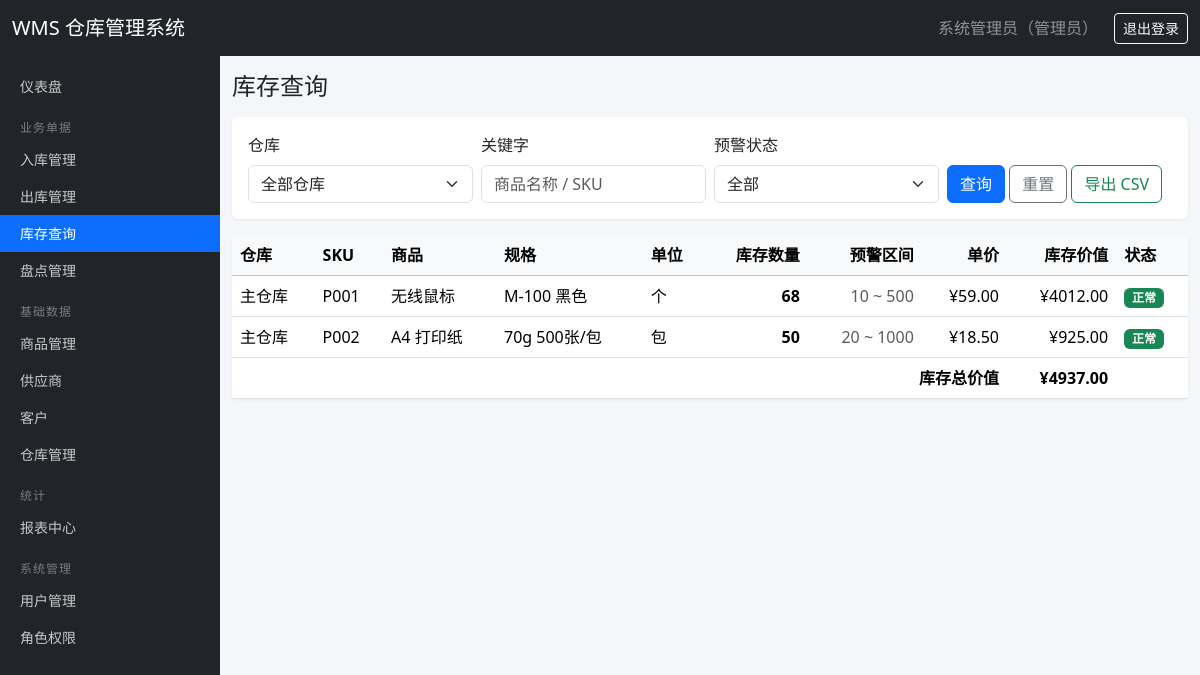
The page /inventory/ (signed in) on the database its author committed.
### tables this page shows
CREATE TABLE users (
    id INTEGER PRIMARY KEY AUTOINCREMENT,
    username TEXT UNIQUE NOT NULL,
    password_hash TEXT NOT NULL,
    real_name TEXT DEFAULT '',
    email TEXT DEFAULT '',
    phone TEXT DEFAULT '',
    is_active INTEGER DEFAULT 1,
    created_at TEXT DEFAULT (datetime('now', 'localtime'))
);

CREATE TABLE roles (
    id INTEGER PRIMARY KEY AUTOINCREMENT,
    name TEXT UNIQUE NOT NULL,
    description TEXT DEFAULT '',
    created_at TEXT DEFAULT (datetime('now', 'localtime'))
);

CREATE TABLE inventory (
    id INTEGER PRIMARY KEY AUTOINCREMENT,
    product_id INTEGER NOT NULL REFERENCES products(id),
    warehouse_id INTEGER NOT NULL REFERENCES warehouses(id),
    quantity INTEGER DEFAULT 0,
    UNIQUE (product_id, warehouse_id)
);

CREATE TABLE warehouses (
    id INTEGER PRIMARY KEY AUTOINCREMENT,
    name TEXT NOT NULL,
    location TEXT DEFAULT '',
    remark TEXT DEFAULT ''
);

CREATE TABLE products (
    id INTEGER PRIMARY KEY AUTOINCREMENT,
    sku TEXT UNIQUE NOT NULL,
    name TEXT NOT NULL,
    category_id INTEGER REFERENCES categories(id),
    spec TEXT DEFAULT '',
    unit TEXT DEFAULT '个',
    price REAL DEFAULT 0,
    warning_low INTEGER DEFAULT 0,
    warning_high INTEGER DEFAULT 999999
);

### routes/inventory.py (the view)
@bp.route('/')
@permission_required('inventory:view')
def index():
    wid = request.args.get('warehouse_id', '')
    kw = request.args.get('kw', '').strip()
    warn = request.args.get('warn', '')
    rows = _query(wid, kw, warn)
    warehouses = get_db().execute('SELECT * FROM warehouses ORDER BY id').fetchall()
    total_value = sum(r['total_value'] for r in rows)
    return render_template('inventory.html', rows=rows, warehouses=warehouses,
                           wid=wid, kw=kw, warn=warn, total_value=total_value)

### auth.py (called while the page is built)
def load_user_permissions(user_id):
    rows = get_db().execute(
        '''SELECT DISTINCT p.code FROM permissions p
           JOIN role_permissions rp ON rp.permission_id = p.id
           JOIN user_roles ur ON ur.role_id = rp.role_id
           WHERE ur.user_id = ?''', (user_id,)).fetchall()
    return {r['code'] for r in rows}

@login_manager.user_loader
def load_user(user_id):
    row = get_db().execute('SELECT * FROM users WHERE id = ?', (user_id,)).fetchone()
    if row is None or not row['is_active']:
        return None
    return User(row, load_user_permissions(row['id']))

def permission_required(code):
    def decorator(view):
        @wraps(view)
        def wrapped(*args, **kwargs):
            if not current_user.is_authenticated:
                return login_manager.unauthorized()
            if not current_user.has_perm(code):
                abort(403)
            return view(*args, **kwargs)
        return wrapped
    return decorator

    @property
    def is_active(self):
        return self._active

    def has_perm(self, code):
        return code in self.permissions

    def role_names(self):
        rows = get_db().execute(
            '''SELECT r.name FROM roles r
               JOIN user_roles ur ON ur.role_id = r.id
               WHERE ur.user_id = ?''', (self.id,)).fetchall()
        return '、'.join(r['name'] for r in rows) or '未分配角色'

### db.py (called while the page is built)
def get_db():
    if 'db' not in g:
        g.db = sqlite3.connect(current_app.config['DATABASE'])
        g.db.row_factory = sqlite3.Row
        g.db.execute('PRAGMA foreign_keys = ON')
    return g.db

### routes/inventory.py (called while the page is built)
def _query(wid, kw, warn):
    sql = '''SELECT i.*, p.sku, p.name AS product_name, p.spec, p.unit, p.price,
                    p.warning_low, p.warning_high, w.name AS warehouse_name,
                    ROUND(i.quantity * p.price, 2) AS total_value
             FROM inventory i
             JOIN products p ON p.id = i.product_id
             JOIN warehouses w ON w.id = i.warehouse_id
             WHERE 1 = 1'''
    params = []
    if wid:
        sql += ' AND i.warehouse_id = ?'
        params.append(wid)
    if kw:
        sql += ' AND (p.name LIKE ? OR p.sku LIKE ?)'
        params += [f'%{kw}%', f'%{kw}%']
    if warn == 'low':
        sql += ' AND i.quantity < p.warning_low'
    elif warn == 'high':
        sql += ' AND i.quantity > p.warning_high'
    sql += ' ORDER BY w.id, p.id'
    return get_db().execute(sql, params).fetchall()

### templates/inventory.html (shortened to what this page needs)
{% extends "base.html" %}
{% block content %}
<h4 class="mb-3">库存查询</h4>
<form method="get" class="card mb-3">
  <div class="card-body row g-2 align-items-end">
    <div class="col-md-3">
      <label class="form-label">仓库</label>
      <select name="warehouse_id" class="form-select">
        <option value="">全部仓库</option>
      </select>
    </div>
    <div class="col-md-3">
      <label class="form-label">关键字</label>
      <input type="text" name="kw" class="form-control" placeholder="商品名称 / SKU" value="{{ kw }}">
    </div>
    <div class="col-md-3">
      <label class="form-label">预警状态</label>
      <select name="warn" class="form-select">
        <option value="">全部</option>
      </select>
    </div>
    <div class="col-md-3">
      <button class="btn btn-primary">查询</button>
      <a class="btn btn-outline-secondary" href="{{ url_for('inventory.index') }}">重置</a>
      <a class="btn btn-outline-success" href="{{ url_for('inventory.export') }}?{{ request.query_string.decode() }}">导出 CSV</a>
    </div>
  </div>
</form>
<div class="card">
  <div class="table-responsive">
    <table class="table table-hover align-middle mb-0">
      <thead class="table-light">
        <tr>
          <th>仓库</th><th>SKU</th><th>商品</th><th>规格</th><th>单位</th>
          <th class="text-end">库存数量</th><th class="text-end">预警区间</th>
          <th class="text-end">单价</th><th class="text-end">库存价值</th><th>状态</th>
        </tr>
      </thead>
      <tbody>
        {% for r in rows %}
        <tr>
          <td>{{ r.warehouse_name }}</td>
          <td>{{ r.sku }}</td>
          <td>{{ r.product_name }}</td>
          <td>{{ r.spec }}</td>
          <td>{{ r.unit }}</td>
          <td class="text-end fw-bold">{{ r.quantity }}</td>
          <td class="text-end text-muted">{{ r.warning_low }} ~ {{ r.warning_high }}</td>
          <td class="text-end">¥{{ '%.2f'|format(r.price) }}</td>
          <td class="text-end">¥{{ '%.2f'|format(r.total_value) }}</td>
          <td>
            {% if r.quantity < r.warning_low %}<span class="badge text-bg-danger">低库存</span>
            {% elif r.quantity > r.warning_high %}<span class="badge text-bg-warning">高库存</span>
            {% else %}<span class="badge text-bg-success">正常</span>{% endif %}
          </td>
        </tr>
        {% else %}
        <tr><td colspan="10" class="text-center text-muted py-4">暂无库存记录</td></tr>
        {% endfor %}
      </tbody>
      {% if rows %}
      <tfoot>
        <tr>
          <td colspan="8" class="text-end fw-bold">库存总价值</td>
          <td class="text-end fw-bold">¥{{ '%.2f'|format(total_value) }}</td>
          <td></td>
        </tr>
      </tfoot>
      {% endif %}
    </table>
  </div>
</div>
{% endblock %}

### templates/base.html (shortened to what this page needs)
<!doctype html>
<html lang="zh-CN">
<head>
  <link href="https://cdn.jsdelivr.net/npm/bootstrap@5.3.3/dist/css/bootstrap.min.css" rel="stylesheet">
  <link rel="stylesheet" href="{{ url_for('static', filename='css/style.css') }}">
</head>
<body>
<nav class="navbar navbar-dark bg-dark fixed-top">
  <div class="container-fluid">
    <a class="navbar-brand" href="{{ url_for('dashboard.index') }}">WMS 仓库管理系统</a>
    <div class="d-flex align-items-center text-white-50">
      {% if current_user.is_authenticated %}
        <span class="me-3">{{ current_user.real_name or current_user.username }}（{{ current_user.role_names() }}）</span>
        <a class="btn btn-sm btn-outline-light" href="{{ url_for('auth.logout') }}">退出登录</a>
      {% else %}
        <a class="btn btn-sm btn-outline-light" href="{{ url_for('auth.login') }}">登录</a>
      {% endif %}
    </div>
  </div>
</nav>
{% if current_user.is_authenticated %}
<nav class="sidebar">
  <ul class="nav flex-column">
    <li class="nav-item">
      <a class="nav-link {{ 'active' if request.blueprint == 'dashboard' }}" href="{{ url_for('dashboard.index') }}">仪表盘</a>
    </li>
    {% if current_user.has_perm('stock_in:view') or current_user.has_perm('stock_out:view') or current_user.has_perm('inventory:view') or current_user.has_perm('stock_check:view') %}
    <li class="menu-header">业务单据</li>
      {% if current_user.has_perm('stock_in:view') %}
      <li class="nav-item"><a class="nav-link {{ 'active' if request.blueprint == 'stock_in' }}" href="{{ url_for('stock_in.index') }}">入库管理</a></li>
      {% endif %}
      {% if current_user.has_perm('stock_out:view') %}
      <li class="nav-item"><a class="nav-link {{ 'active' if request.blueprint == 'stock_out' }}" href="{{ url_for('stock_out.index') }}">出库管理</a></li>
      {% endif %}
      {% if current_user.has_perm('inventory:view') %}
      <li class="nav-item"><a class="nav-link {{ 'active' if request.blueprint == 'inventory' }}" href="{{ url_for('inventory.index') }}">库存查询</a></li>
      {% endif %}
      {% if current_user.has_perm('stock_check:view') %}
      <li class="nav-item"><a class="nav-link {{ 'active' if request.blueprint == 'stock_check' }}" href="{{ url_for('stock_check.index') }}">盘点管理</a></li>
      {% endif %}
    {% endif %}
    {% if current_user.has_perm('product:view') or current_user.has_perm('supplier:view') or current_user.has_perm('customer:view') or current_user.has_perm('warehouse:view') %}
    <li class="menu-header">基础数据</li>
      {% if current_user.has_perm('product:view') %}
      <li class="nav-item"><a class="nav-link {{ 'active' if request.blueprint == 'product' }}" href="{{ url_for('product.index') }}">商品管理</a></li>
      {% endif %}
      {% if current_user.has_perm('supplier:view') %}
      <li class="nav-item"><a class="nav-link {{ 'active' if request.blueprint == 'supplier' }}" href="{{ url_for('supplier.index') }}">供应商</a></li>
      {% endif %}
      {% if current_user.has_perm('customer:view') %}
      <li class="nav-item"><a class="nav-link {{ 'active' if request.blueprint == 'customer' }}" href="{{ url_for('customer.index') }}">客户</a></li>
      {% endif %}
      {% if current_user.has_perm('warehouse:view') %}
      <li class="nav-item"><a class="nav-link {{ 'active' if request.blueprint == 'warehouse' }}" href="{{ url_for('warehouse.index') }}">仓库管理</a></li>
      {% endif %}
    {% endif %}
    {% if current_user.has_perm('report:view') %}
    <li class="menu-header">统计</li>
    <li class="nav-item"><a class="nav-link {{ 'active' if request.blueprint == 'report' }}" href="{{ url_for('report.index') }}">报表中心</a></li>
    {% endif %}
    {% if current_user.has_perm('user:view') or current_user.has_perm('role:view') %}
    <li class="menu-header">系统管理</li>
      {% if current_user.has_perm('user:view') %}
      <li class="nav-item"><a class="nav-link {{ 'active' if request.blueprint == 'user' }}" href="{{ url_for('user.index') }}">用户管理</a></li>
      {% endif %}
      {% if current_user.has_perm('role:view') %}
      <li class="nav-item"><a class="nav-link {{ 'active' if request.blueprint == 'role' }}" href="{{ url_for('role.index') }}">角色权限</a></li>
      {% endif %}
    {% endif %}
  </ul>
</nav>
{% endif %}
<main class="{{ 'with-sidebar' if current_user.is_authenticated else 'no-sidebar' }}">
  <div class="container-fluid py-3">
    {% block content %}{% endblock %}
  </div>
</main>
</body>
</html>

### static/css/style.css (style rules this page uses)
body { padding-top: 56px; background-color: #f5f6fa; }
.sidebar { position: fixed; top: 56px; left: 0; bottom: 0; width: 220px; background: #212529; overflow-y: auto; padding: 12px 0; z-index: 1000; }
.sidebar .nav-link { color: rgba(255, 255, 255, 0.75); padding: 8px 20px; font-size: 14px; }
.sidebar .nav-link.active { color: #fff; background: #0d6efd; }
.sidebar .menu-header { color: rgba(255, 255, 255, 0.4); font-size: 12px; padding: 14px 20px 4px; text-transform: uppercase; letter-spacing: 1px; }
main.with-sidebar { margin-left: 220px; }
.card { border: none; box-shadow: 0 1px 3px rgba(0, 0, 0, 0.06); }

### rows shown on the page
users: real_name "系统管理员"
roles: role_names "管理员"
inventory: warehouse_name "主仓库", sku "P001", product_name "无线鼠标", spec "M-100 黑色", unit "个", quantity "68", warning_low "10", warning_high "500", total_value "4012.00", shows "正常"
products: price "59.00"
inventory: warehouse_name "主仓库", sku "P002", product_name "A4 打印纸", spec "70g 500张/包", unit "包", quantity "50", warning_low "20", warning_high "1000", total_value "925.00", shows "正常"
products: price "18.50"

### other values the page prints
{{ '%.2f'|format(total_value) }} "4937.00"
